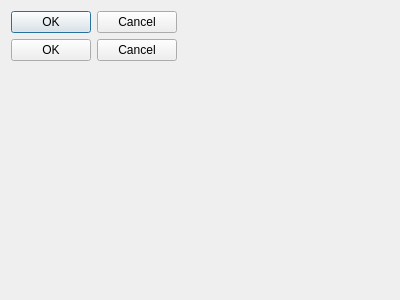
<?xml version="1.0" encoding="UTF-8"?>
<ui version="4.0">
 <class>Dialog</class>
 <widget class="QDialog" name="Dialog">
  <property name="geometry">
   <rect>
    <x>0</x>
    <y>0</y>
    <width>400</width>
    <height>300</height>
   </rect>
  </property>
  <property name="windowTitle">
   <string>Dialog</string>
  </property>
  <layout class="QFormLayout" name="formLayout">
   <item row="0" column="0">
    <widget class="QDialogButtonBox" name="buttonBox">
     <property name="orientation">
      <enum>Qt::Horizontal</enum>
     </property>
     <property name="standardButtons">
      <set>QDialogButtonBox::Cancel|QDialogButtonBox::Ok</set>
     </property>
    </widget>
   </item>
   <item row="1" column="0">
    <widget class="QDialogButtonBox" name="buttonBox_2">
     <property name="standardButtons">
      <set>QDialogButtonBox::Cancel|QDialogButtonBox::Ok</set>
     </property>
    </widget>
   </item>
  </layout>
 </widget>
 <resources/>
 <connections>
  <connection>
   <sender>buttonBox</sender>
   <signal>accepted()</signal>
   <receiver>Dialog</receiver>
   <slot>accept()</slot>
   <hints>
    <hint type="sourcelabel">
     <x>248</x>
     <y>254</y>
    </hint>
    <hint type="destinationlabel">
     <x>157</x>
     <y>274</y>
    </hint>
   </hints>
  </connection>
  <connection>
   <sender>buttonBox</sender>
   <signal>rejected()</signal>
   <receiver>Dialog</receiver>
   <slot>reject()</slot>
   <hints>
    <hint type="sourcelabel">
     <x>316</x>
     <y>260</y>
    </hint>
    <hint type="destinationlabel">
     <x>286</x>
     <y>274</y>
    </hint>
   </hints>
  </connection>
 </connections>
</ui>
